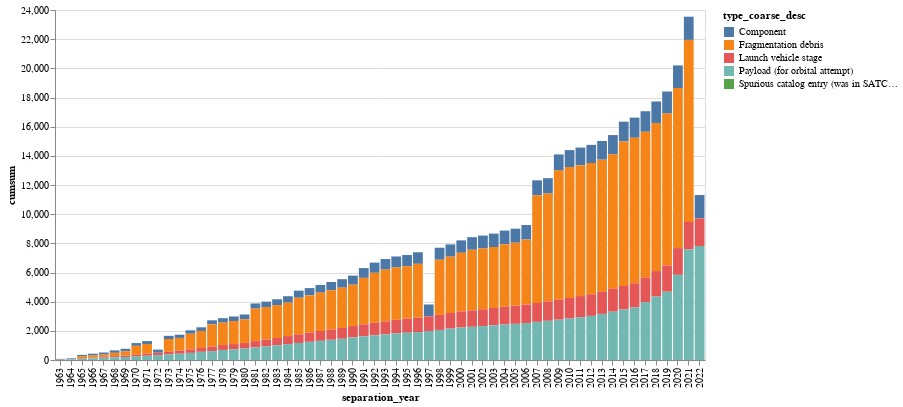

The code cell stored with this chart in its notebook:
### Code cell
alt.Chart(merged_cumsum).mark_bar().encode(
    x="separation_year", y="cumsum", color="type_coarse_desc"
).properties(width=650, height=350)

### Figure 1 — Vega-Lite specification as saved in the notebook (floating-point values rounded to 4 significant figures; data arrays with more than 128 entries replaced by an {"elided": "..."} marker saying what was removed)
{"config": {"view": {"continuousWidth": 400, "continuousHeight": 300}}, "data": {"name": "data-8bef044ef3bc2c9d21837bf6b369ca69"}, "mark": "bar", "encoding": {"color": {"field": "type_coarse_desc", "type": "nominal"}, "x": {"field": "separation_year", "type": "nominal"}, "y": {"field": "cumsum", "type": "quantitative"}}, "height": 350, "width": 650, "$schema": "https://vega.github.io/schema/vega-lite/v4.17.0.json", "datasets": {"data-8bef044ef3bc2c9d21837bf6b369ca69": {"elided": "237 records"}}}
